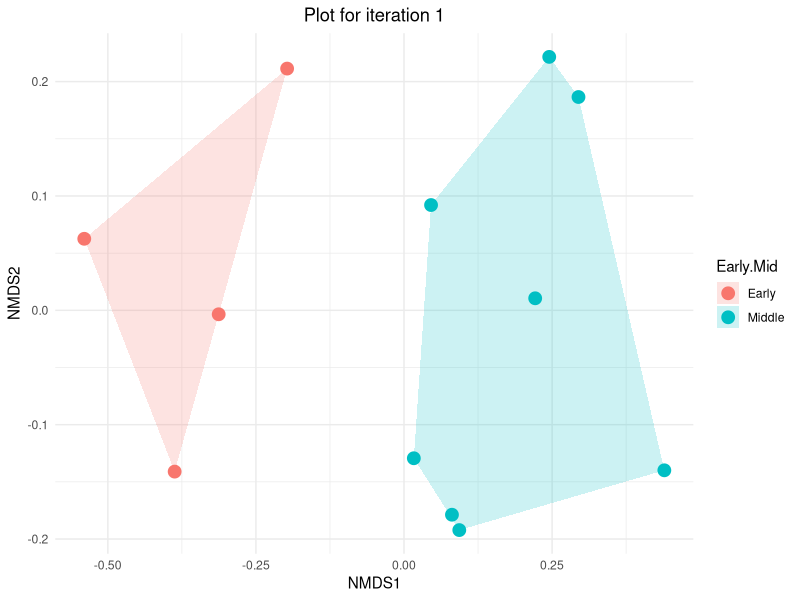
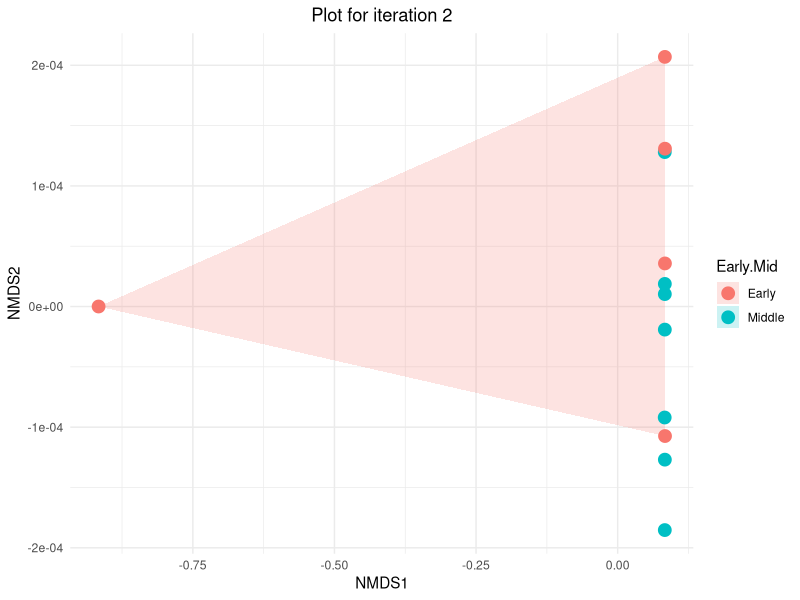
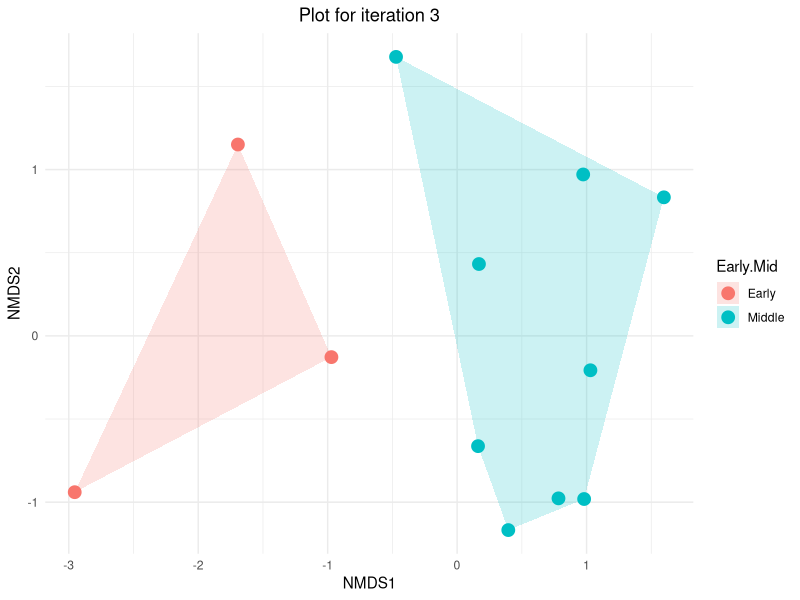
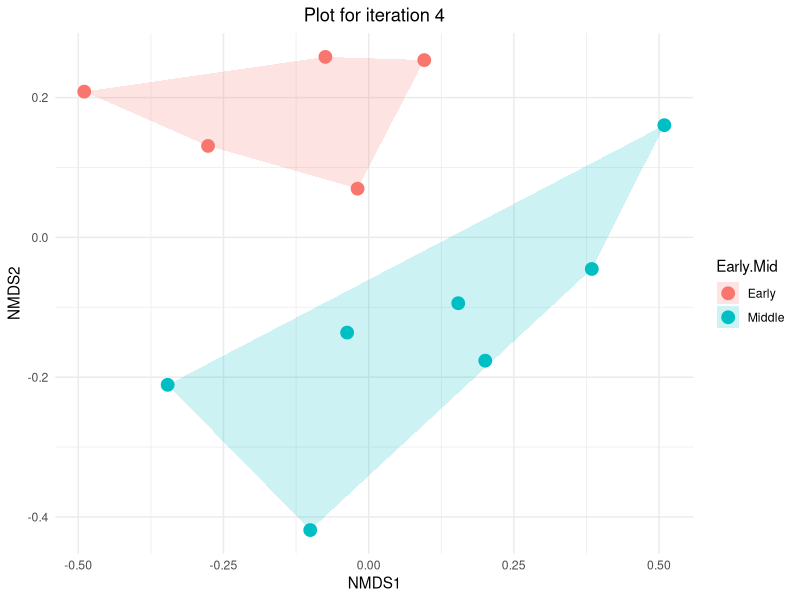
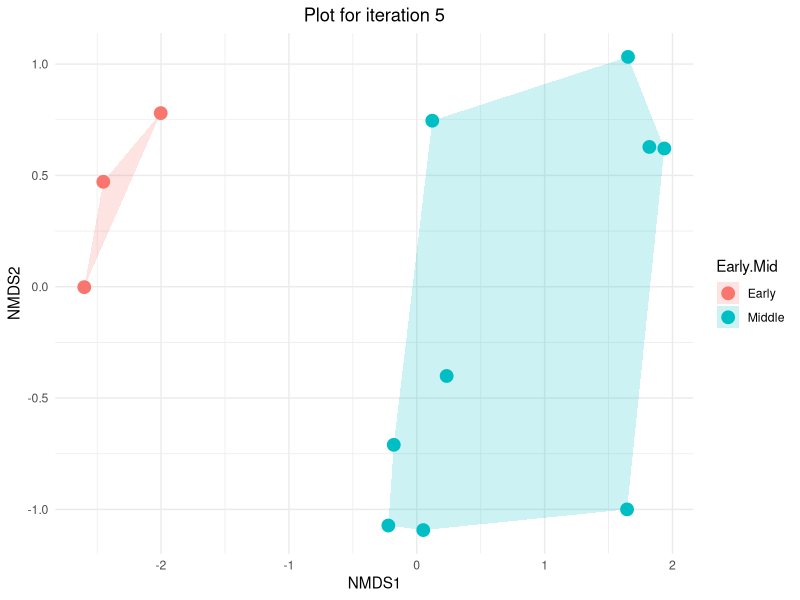
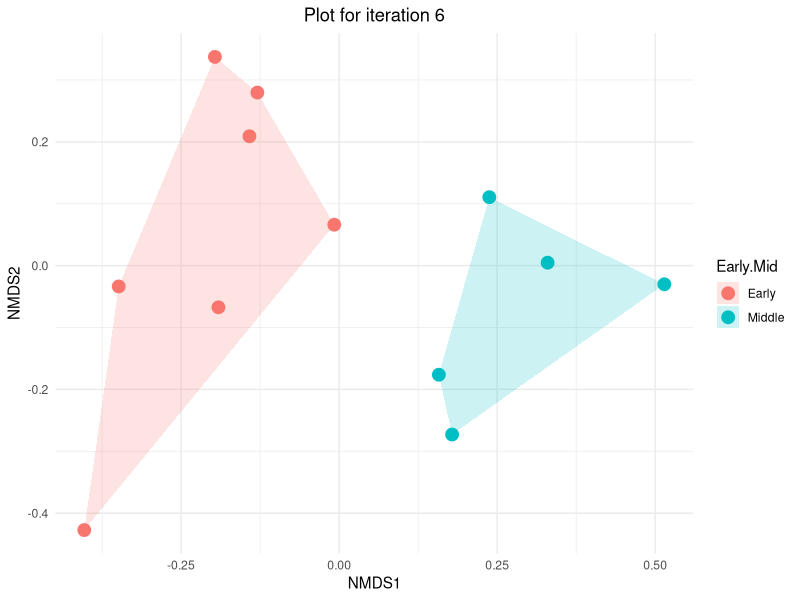
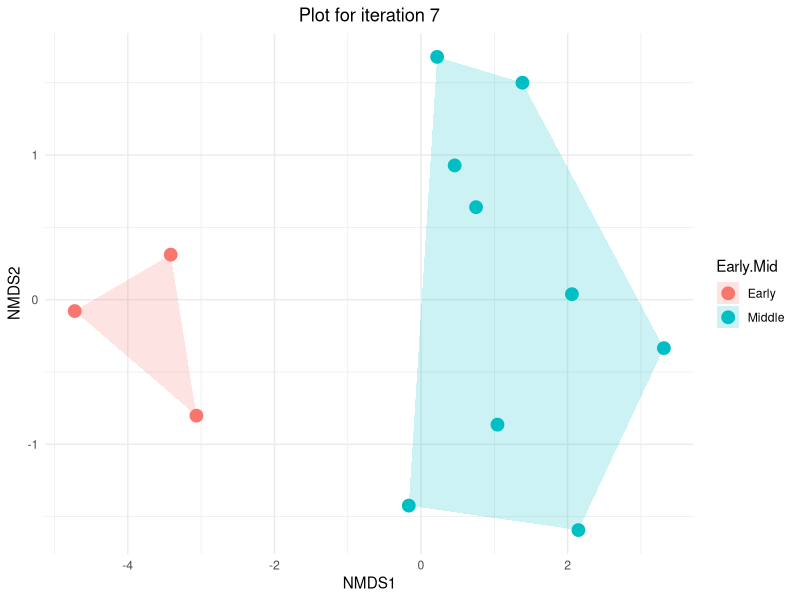
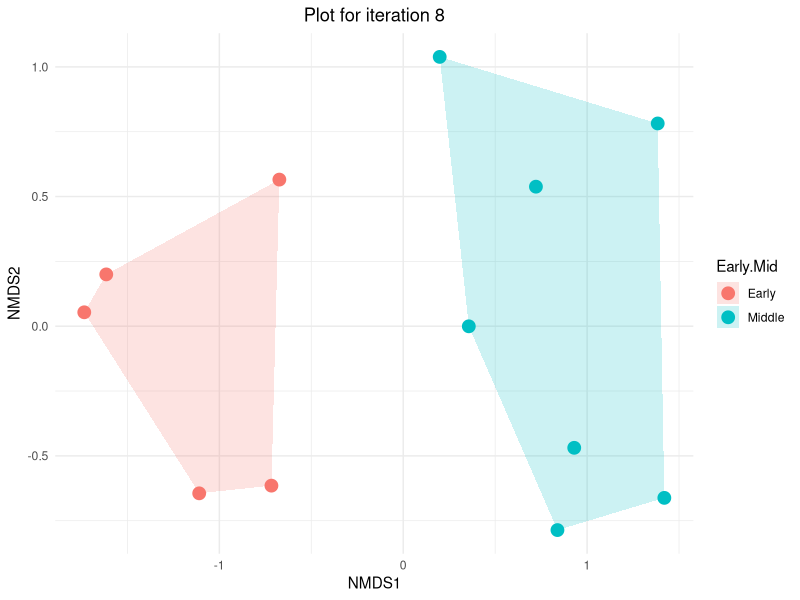

Generate these figures, in order, with R: (Note: this script raises an error after producing the figures.)
# load libraries
library("dplyr")
library("vegan")
library("ggplot2")

# create directory to store protocol 1 results
dir.create("Protocol1Results")

# load data and replace NAs with 0s
rawData <- read.csv("Data/RelativeDataset.csv")
data <- rawData %>% replace(is.na(.), 0) # ensure NA values are replaced with 0

# create function for running u-test on NMDS axis 1 scores and returning the U-statistic and p-value
mann_whitney_test <- function(NMDS1, Early.Mid, data.scores) {
  test <- wilcox.test(NMDS1 ~ Early.Mid, data = data.scores)
  U_stat <- test$statistic
  p_value <- test$p.value
  return(c(U_stat, p_value))
}

# create function for looping NMDS and producing plots
findNMDS <- function(r, nit, save, plotIndices) {
  
  # set successes to 0 to calculate success ratio
  success = 0
  
  # if you want to save individual results
  if (save == TRUE){
    
    # overhead for creating individual results subdirectory
    folder_name <- paste("Protocol1Results/IndividualResults", 1-r)
    dir.create(folder_name)
  }
  
  # loop to perform the test nit times
  i = 1
  for (i in 1:nit) {
    
    # randomly cull data
    culled_data = data %>%
      slice_sample(prop = r)
    
    # CHECK 1: Make sure there are sufficient data (n = 5) in each sample to run U-test
    count_early = sum(culled_data$Early.Mid == "Early")
    count_mid = sum(culled_data$Early.Mid == "Middle")
      
    # make community matrix - extract columns with relative abundance information
    com = culled_data[,4:ncol(culled_data)]
    m_com = as.matrix(com)
    
    # run NMDS
    nmds = metaMDS(m_com, distance = "bray")
    
    # extract NMDS scores (x and y coordinates) and bind to Early/Mid
    data.scores = as.data.frame(scores(nmds)$sites)
    data.scores$Early.Mid = culled_data$Early.Mid
      
    # CHECK 2: Make sure NMDS didn't return a 1-D or mostly 1-D solution
    z_scores = (data.scores$NMDS1 - mean(data.scores$NMDS1)) / sd(data.scores$NMDS1)
    outliers = abs(z_scores) > 3 # check for outliers outside 3 standard deviations
    outlierRatio = sum(outliers)/length(data.scores$Early.Mid)
      
    # make sure "Early" is on the left of the plot
    group_means <- aggregate(NMDS1 ~ Early.Mid, data = data.scores, mean)
    earlyMean <- group_means$NMDS1[group_means$Early.Mid == "Early"]
    midMean <- group_means$NMDS1[group_means$Early.Mid == "Middle"]
    
    # flip the NMDS1 axis if "early" is not on left
    if (earlyMean > midMean) {
      data.scores$NMDS1 <- -data.scores$NMDS1 
    }
    
    # create plot and save axes scores if i < plotIndices 
    if (i <= plotIndices) {
      
      # create function to calculate the convex hull for each group
      find_hull = function(df) df[chull(df$NMDS1, df$NMDS2), ]
      
      # apply the function to your NMDS scores grouped by your factor
      hulls = data.scores %>%
        group_by(Early.Mid) %>%
        do(find_hull(.))
      
      # NMDS plot with convex hulls
      p = ggplot() +
        geom_polygon(data = hulls, aes(x = NMDS1, y = NMDS2, fill = Early.Mid), alpha = 0.2) + # Convex hulls
        geom_point(data = data.scores, aes(x = NMDS1, y = NMDS2, color = Early.Mid), size = 4) + # Points
        theme_minimal() +
        labs(x = "NMDS1", y = "NMDS2") +
        ggtitle(paste("Plot for iteration", i)) +
        theme(plot.title = element_text(hjust = 0.5))
      
      # construct the filename
      file_name = sprintf("NMDS.%d.png", i)
      file_path = file.path(folder_name, file_name)

      # save the plot
      ggsave(filename = file_path, plot = p, bg = "white")
      
      # save axis scores
      write.csv(data.scores, paste0(folder_name, "/NMDSdata", i, ".csv"))
    }

    # CHECK 3: Make sure the p-value of the u-test is significant (p < 0.05)
    u_test = mann_whitney_test(NMDS1, Early.Mid, data.scores)
    
    # check that all 3 criteria are satisfied and mark as success
    if (all(count_early >= 5 && count_mid >= 5, outlierRatio <= 0.05, u_test[2] < 0.05)) {
      success = success + 1
    } 
    
    # proceed to next iteration
    i = i + 1
    }
  
  # check that all iterations were performed correctly
  if (i == nit + 1) {
    
    # calculate success ratio
    successRatio = success/nit
    return(successRatio)
 
  } else {
    print("Failure")
  }
}

# define sequence and find number of rows
r_values <- seq(0.05, 1.00, by = 0.05)
n_rows <- length(r_values)

# initialize matrix
results_matrix <- matrix(NA, nrow = n_rows, ncol = 2)
results_matrix[, 1] <- 1 - r_values
colnames(results_matrix) <- c("Proportion of Data Culled", "Success Rate")

# loop to compute values and store in the second column
for (j in 1:n_rows) {
  results_matrix[j, 2] <- findNMDS(r = r_values[j], # proportion of data retained (loop through at 0.05 increments)
                                   nit = 1000, # number of iterations
                                   save = TRUE, # if you want to save individual plots and axis scores
                                   plotIndices = 50) # number of plots produced (make sure save = TRUE)
}

# make matrix dataframe
results_dataframe <- data.frame(results_matrix)

# save matrix to Protocol1Results folder
write.csv(results_dataframe, "Protocol1Results/Summary.csv", row.names = FALSE)

# create a line plot
p <- ggplot(results_dataframe, aes(x = Proportion.of.Data.Culled, y = Success.Rate)) +
        geom_line(color = "black", size = 1) +
        labs(x = "Proportion of Data Culled", y = "Success Rate") +
        theme_classic()

# save line plot to Protocol1Results folder
ggsave("Protocol1Results/SummaryPlot.png", p, width = 3543, height = 2657, units = "px")
